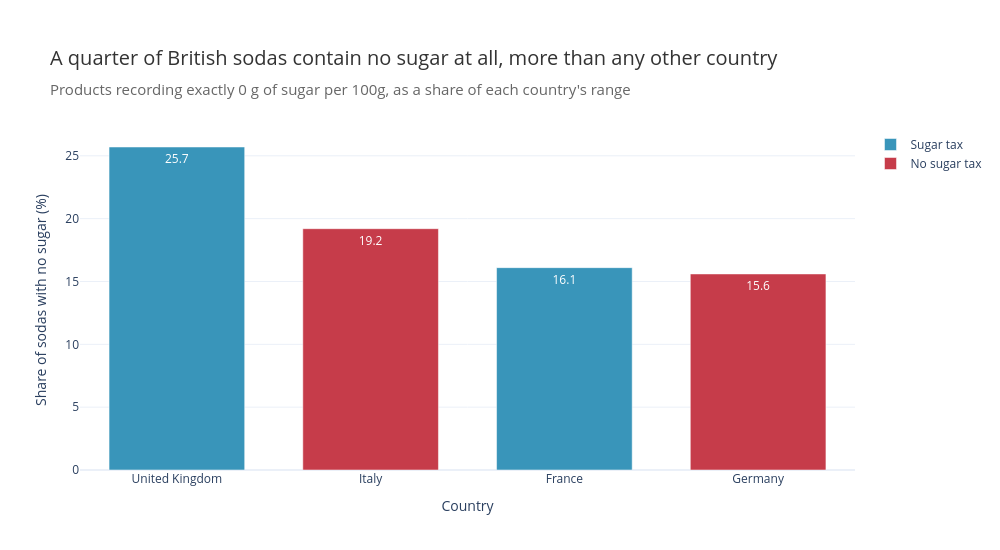

The notebook cell saved with this chart:
### Code cell
# Proportions, so a bar chart is the right tool here.
diet_chart = (
    df.groupby(["country_name", "tax_status"])["is_diet"]
    .mean()
    .reset_index()
)
diet_chart["diet_percent"] = (diet_chart["is_diet"] * 100).round(1)

fig_diet = px.bar(
    diet_chart,
    x="country_name",
    y="diet_percent",
    color="tax_status",
    category_orders={"country_name": ["United Kingdom", "Italy", "France", "Germany"]},
    color_discrete_map=TAX_COLOURS,
    labels={
        "country_name": "Country",
        "diet_percent": "Share of sodas with no sugar (%)",
        "tax_status": "",
    },
    text="diet_percent",
    template="plotly_white",
)

fig_diet.update_layout(
    title=dict(
        text="A quarter of British sodas contain no sugar at all, more than any other country",
        font=dict(color="#333333", size=20),
        pad=dict(b=30),
        subtitle=dict(
            text="Products recording exactly 0 g of sugar per 100g, as a share of each country's range",
            font=dict(color="#666666", size=15),
        ),
    ),
    bargap=0.3,
    width=1000,
    height=550,
    margin=dict(t=130),
)

# fig_diet.write_image("figures/diet_share.png", width=1000, height=550, scale=1.5)
fig_diet.show()

### Figure 1 — Plotly figure (JSON) as saved in the notebook; plotly's stock layout.template omitted (floating-point values rounded to 4 significant figures)
{"data": [{"hovertemplate": "=Sugar tax<br>Country=%{x}<br>Share of sodas with no sugar (%)=%{text}<extra></extra>", "legendgroup": "Sugar tax", "marker": {"color": "#3995ba", "pattern": {"shape": ""}}, "name": "Sugar tax", "orientation": "v", "showlegend": true, "text": [16.1, 25.7], "textposition": "auto", "type": "bar", "x": ["France", "United Kingdom"], "xaxis": "x", "y": [16.1, 25.7], "yaxis": "y"}, {"hovertemplate": "=No sugar tax<br>Country=%{x}<br>Share of sodas with no sugar (%)=%{text}<extra></extra>", "legendgroup": "No sugar tax", "marker": {"color": "#c63c4a", "pattern": {"shape": ""}}, "name": "No sugar tax", "orientation": "v", "showlegend": true, "text": [15.6, 19.2], "textposition": "auto", "type": "bar", "x": ["Germany", "Italy"], "xaxis": "x", "y": [15.6, 19.2], "yaxis": "y"}], "layout": {"bargap": 0.3, "barmode": "relative", "height": 550, "legend": {"title": {"text": ""}, "tracegroupgap": 0}, "margin": {"t": 130}, "title": {"font": {"color": "#333333", "size": 20}, "pad": {"b": 30}, "subtitle": {"font": {"color": "#666666", "size": 15}, "text": "Products recording exactly 0 g of sugar per 100g, as a share of each country's range"}, "text": "A quarter of British sodas contain no sugar at all, more than any other country"}, "width": 1000, "xaxis": {"anchor": "y", "categoryarray": ["United Kingdom", "Italy", "France", "Germany"], "categoryorder": "array", "domain": [0, 1], "title": {"text": "Country"}}, "yaxis": {"anchor": "x", "domain": [0, 1], "title": {"text": "Share of sodas with no sugar (%)"}}}}
